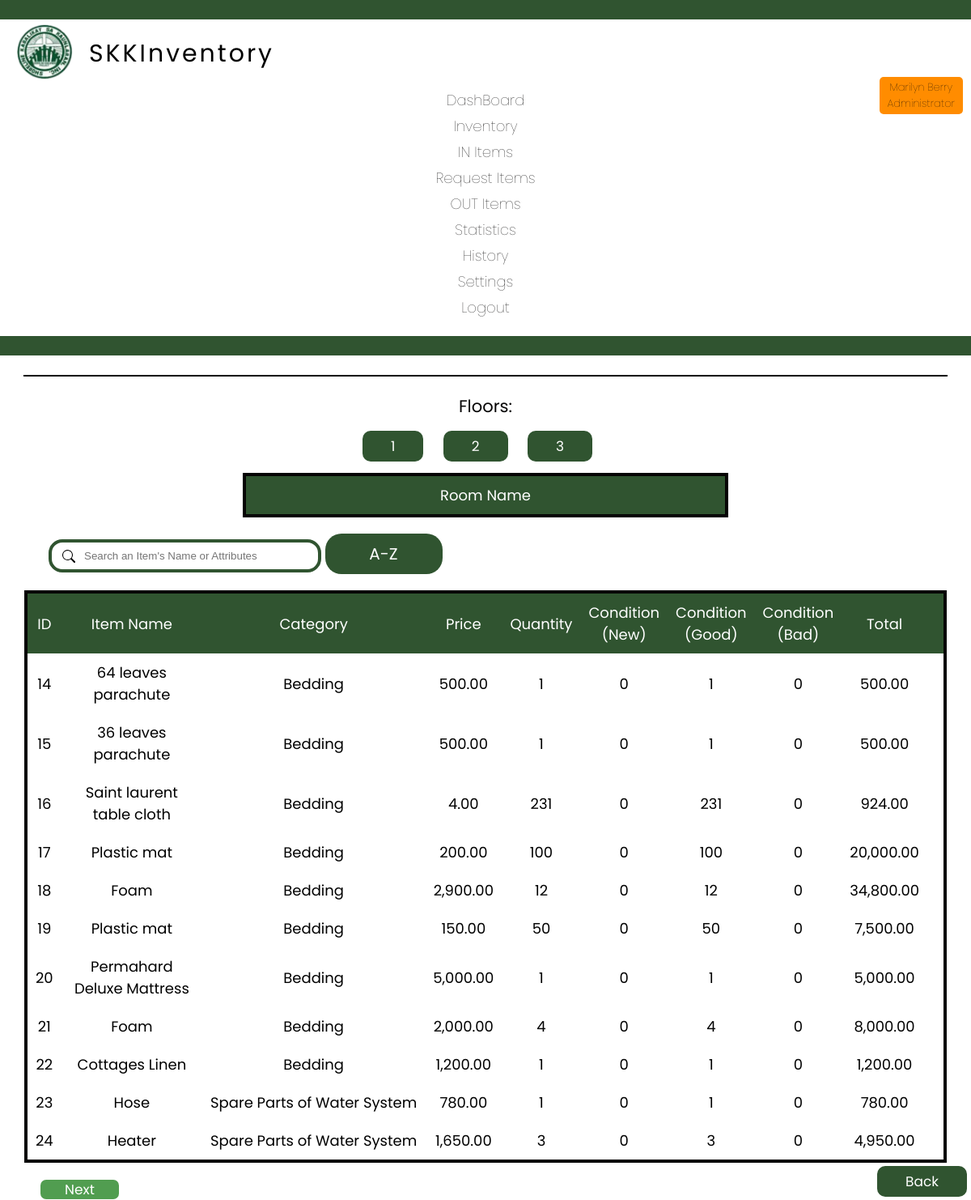
The page /room.php (signed in) on the database its author committed.
### tables this page shows
CREATE TABLE `inventory` (
  `id` int(10) NOT NULL AUTO_INCREMENT,
  `product_name` varchar(100) NOT NULL,
  `category` varchar(30) NOT NULL,
  `price` int(20) NOT NULL,
  `unit` varchar(20) NOT NULL,
  `quantity` int(11) NOT NULL,
  `condition_new` int(10) NOT NULL,
  `condition_good` int(10) NOT NULL,
  `condition_bad` int(10) NOT NULL,
  `brand` varchar(50) NOT NULL,
  `color` varchar(20) NOT NULL,
  `size` varchar(20) NOT NULL,
  `shape` varchar(20) NOT NULL,
  `life` varchar(20) NOT NULL,
  `total` int(20) NOT NULL,
  `user` varchar(100) NOT NULL,
  `date` date NOT NULL,
  `building` int(20) NOT NULL,
  `floor` int(11) NOT NULL,
  `room` int(20) NOT NULL,
  `remarks` varchar(1000) NOT NULL,
  PRIMARY KEY (`id`)
);

### room.php (the view, shortened to what this page needs)
<?php
include 'connect.php';
$sql = "SELECT
            b.name AS building_name,
            GROUP_CONCAT(r.name ORDER BY r.name ASC SEPARATOR ', ') AS room_names
        FROM
            building b
        LEFT JOIN
            room r ON b.id = r.id_building
        WHERE
            b.id = ?
        GROUP BY
            b.id, b.name";
?>
<!DOCTYPE html>
<html lang="en">
<head>
    <link rel="stylesheet" type="text/css" href="css/inventory.css">
    <link rel="stylesheet" href="css/footer.css">
    <?php
    $username = $_SESSION['username'];
    if ($_SESSION['username']) {
        if ($username == 'superadmin1' || $username == 'superadmin2') {
            include 'header_superadmin.php';
        } else if ($username == 'admin') {
            include 'header_admin.php';
        } else {
            include 'header.php';
        }
    } else {
        header("Location: index.php");
    } ?>
</head>
<body>
    <hr class="dashhr">
    <h3 class="font edit">Floors:</h3>
    <div class="edit">
        <a class="back" style="text-decoration:none; margin-right:20px;" data-floor="1">1</a>
        <a class="back" style="text-decoration:none; margin-right:20px;" data-floor="2">2</a>
        <a class="back" style="text-decoration:none; margin-right:20px;" data-floor="3">3</a>
    </div>
    <table class="table2" border="1">
        <tr>
            <th>Room Name</th>
        </tr>
    </table>
    <table border="1">
        <tr>
            <th>ID</th>
            <th>Item Name</th>
            <th>Category</th>
            <th>Price</th>
            <th>Quantity</th>
            <th>Condition
                <br>(New)
            </th>
            <th>Condition
                <br>(Good)
            </th>
            <th>Condition
                <br>(Bad)
            </th>
            <th>Total</th>
            <th></th>
        </tr>
        <?php
        $building_id = isset($_GET['building_id']) ? $_GET['building_id'] : 0;
        $floor = isset($_GET['floor']) ? $_GET['floor'] : 0;
        $room = isset($_GET['room']) ? $_GET['room'] : 0;
        $search = isset($_GET['search']) ? $_GET['search'] : '';
        $recordsPerPage = 25;
        $page = isset($_GET['page1']) ? $_GET['page1'] : 1;
        $offset = ($page - 1) * $recordsPerPage;
        $searchTerms = explode(' ', $search);
        $searchConditions = array();
        foreach ($searchTerms as $term) {
            $term = mysqli_real_escape_string($conn, $term);
            $searchConditions[] = "(inventory.product_name LIKE '%$term%'
                           OR inventory.category LIKE '%$term%'
                           OR inventory.brand LIKE '%$term%'
                           OR inventory.color LIKE '%$term%'
                           OR inventory.size LIKE '%$term%'
                           OR inventory.shape LIKE '%$term%')";
        }
        $whereClause = implode(" AND ", $searchConditions) . " AND inventory.building = $building_id AND inventory.room = $room AND inventory.floor = $floor";
        $order = isset($_GET['order']) ? $_GET['order'] : 'ID';
        if ($order == 'ID') {
            $sql = "SELECT inventory.*, building.name AS building, room.name AS room,
       FORMAT(total, 2) AS 'Formatted Total',
       FORMAT(price, 2) AS 'Formatted Price',
       DATE_FORMAT(date, '%M %e, %Y') AS 'Formatted Date'
FROM inventory
LEFT JOIN building ON inventory.building = building.id
LEFT JOIN room ON inventory.room = room.id
WHERE $whereClause
ORDER BY inventory.id
LIMIT $recordsPerPage OFFSET $offset";
        }
        $countQuery = "SELECT COUNT(*) AS total FROM inventory";
        $countResult = $conn->query($countQuery);
        $totalRecords = $countResult->fetch_assoc()['total'];
        $totalPages = ceil($totalRecords / $recordsPerPage);
        $result = mysqli_query($conn, $sql);
        if ($result->num_rows > 0) {
            while ($row = $result->fetch_assoc()) {
                echo '<tr>';
                echo '<td style="padding: 10px;">' . $row['id'] . '</td>';
                echo '<td style="padding: 10px;">' . $row['product_name'] . '</td>';
                echo '<td style="padding: 10px; white-space: nowrap;">' . $row['category'] . '</td>';
                echo '<td style="padding: 10px;">' . $row['Formatted Price'] . '</td>';
                echo '<td style="padding: 10px;">' . $row['quantity'] . '</td>';
                echo '<td style="padding: 10px;">' . $row['condition_new'] . '</td>';
                echo '<td style="padding: 10px;">' . $row['condition_good'] . '</td>';
                echo '<td style="padding: 10px;">' . $row['condition_bad'] . '</td>';
                echo '<td style="padding: 10px;">' . $row['Formatted Total'] . '</td>';
                echo '</tr>';
            }
        } else {
            echo '<tr><td colspan="11">No results found.</td></tr>';
        }
        echo '<div class="search-form">';
        echo '<form method="GET" action="" id="searchForm">';
        echo '<input type="text" name="search" id="search" placeholder="Search an Item\'s Name or Attributes" value="' . $search . '">';
        echo '<a style="text-decoration:none" href="?building_id=' . $building_id . '&floor=' . $floor . '&room=' . $room . '&filter=true&order=' . ($order == 'ID' ? 'ASC' : ($order == 'ASC' ? 'DESC' : 'ID')) . '">
                <div class="statistics3" style="display:inline-block; margin-right:20px;">
                  <span class="font10">' . (($order === 'ID') ? 'A-Z' : ($order == 'ASC' ? 'Z-A' : 'ID')) . '</span>
                </div>
            </a>';
        echo '</form>';
        echo '</div>';
        ?>
    </table>
    <?php
    $nextPage = $page + 1;
    $hasMoreRecords = $nextPage <= $totalPages;
    if ($hasMoreRecords) {
        echo '<a style="text-decoration:none; margin-left:50px" class="button2" href="?building_id=' . $building_id . '&floor=' . $floor . '&room=' . $room . '&page1=' . $nextPage . '&page=' . $page . '">Next</a>';
    }
    ?>
    <div class="backpos">
        <footer>
            <a style="text-decoration:none" href="inventory.php" class="back">Back</a>
        </footer>
</body>
</html>

### css/inventory.css (style rules this page uses)
table { margin-top: 20px; margin-left: auto; margin-right: auto; margin-bottom: 20px; text-align: center; width: 95%; font-family: "Poppins"; border-collapse: collapse; border: #050404 4px solid; }
.table2 { margin-top: 20px; margin-left: auto; margin-right: auto; margin-bottom: 20px; text-align: center; width: 50%; font-family: "Poppins"; border-collapse: collapse; border: #050404 4px solid; }
td, th { border: none; }
th { background-color: #305430; padding: 10px; color: white; font-weight: normal; }
.font { font-family: "Poppins"; font-weight: normal; color: #050404; }
.dashhr { border: 1px solid; width: 95%; margin: auto; }
.search-form { margin-top: 20px; margin-left: 60px; border: none; padding: 0; }
#search { border: 4px solid #305430; border-radius: 17px; width: 25%; padding: 9px 4px 9px 40px; }
.button2 { padding-top: 0.001px; padding-bottom: 0.001px; padding-left: 30px; padding-right: 30px; background-color: #519d50; color: #ffffff; border: none; border-radius: 7px; cursor: pointer; font-family: "Poppins"; font-size: 17px; text-align: center; }
.edit { text-align: center; }
.statistics3 { padding-top: 10px; padding-bottom: 10px; padding-left: 10px; padding-right: 10px; background-color: #305430; color: #ffffff; border: none; border-radius: 20px; width: 125px; height: 30px; font-family: "Poppins"; text-align: center; }
.font10 { font-size: 20px; font-family: "Poppins"; font-weight: normal; color: #ffffff; }

### css/footer.css (style rules this page uses)
.back { padding-top: 7px; padding-bottom: 7px; padding-left: 35px; padding-right: 35px; background-color: #305430; color: #ffffff; border: none; border-radius: 10px; cursor: pointer; font-family: "Poppins"; font-size: 17px; text-align: center; }
.backpos { position: fixed; bottom: 0; right: 0; margin-bottom: 10px; margin-right: 5px; }

### css/header.css (style rules this page uses)
body { margin: 0; padding: 0; }

### css/responsive.css (style rules this page uses)
@media only screen and (min-width: 1025px) { body { font-size: 18px; width: auto; height: 97.8vh; } }

### rows shown on the page
inventory: id "14", product_name "64 leaves parachute", category "Bedding", Formatted "500.00", quantity "1", condition_new "0", condition_good "1", condition_bad "0"
inventory: id "15", product_name "36 leaves parachute", category "Bedding", Formatted "500.00", quantity "1", condition_new "0", condition_good "1", condition_bad "0"
inventory: id "16", product_name "Saint laurent table cloth", category "Bedding", Formatted "4.00", quantity "231", condition_new "0", condition_good "231", condition_bad "0", Formatted "924.00"
inventory: id "17", product_name "Plastic mat", category "Bedding", Formatted "200.00", quantity "100", condition_new "0", condition_good "100", condition_bad "0", Formatted "20,000.00"
inventory: id "18", product_name "Foam", category "Bedding", Formatted "2,900.00", quantity "12", condition_new "0", condition_good "12", condition_bad "0", Formatted "34,800.00"
inventory: id "19", product_name "Plastic mat", category "Bedding", Formatted "150.00", quantity "50", condition_new "0", condition_good "50", condition_bad "0", Formatted "7,500.00"
inventory: id "20", product_name "Permahard Deluxe Mattress", category "Bedding", Formatted "5,000.00", quantity "1", condition_new "0", condition_good "1", condition_bad "0"
inventory: id "21", product_name "Foam", category "Bedding", Formatted "2,000.00", quantity "4", condition_new "0", condition_good "4", condition_bad "0", Formatted "8,000.00"
inventory: id "22", product_name "Cottages Linen", category "Bedding", Formatted "1,200.00", quantity "1", condition_new "0", condition_good "1", condition_bad "0"
inventory: id "23", product_name "Hose", category "Spare Parts of Water System", Formatted "780.00", quantity "1", condition_new "0", condition_good "1", condition_bad "0"
inventory: id "24", product_name "Heater", category "Spare Parts of Water System", Formatted "1,650.00", quantity "3", condition_new "0", condition_good "3", condition_bad "0", Formatted "4,950.00"

### other values the page prints
$handler "Marilyn Berry"
$position "Administrator"
